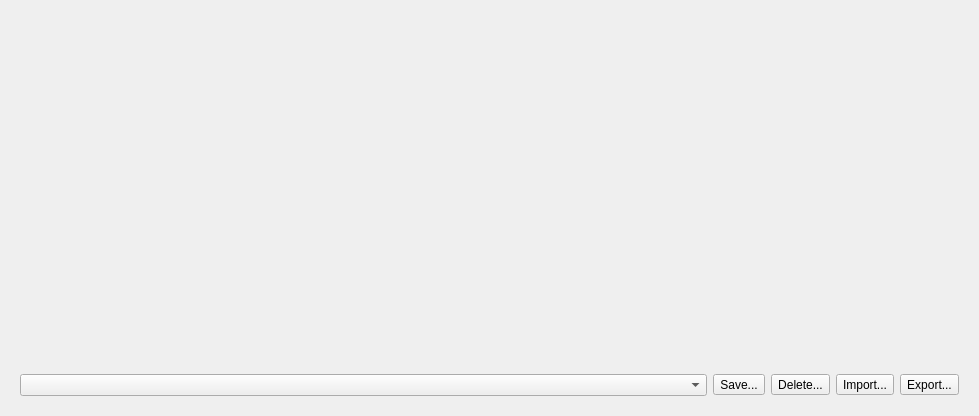
<?xml version="1.0" encoding="UTF-8"?>
<ui version="4.0">
 <class>swMinifigureDialog</class>
 <widget class="QWidget" name="swMinifigureDialog">
  <property name="whatsThis">
   <string>&lt;p&gt;&lt;b&gt;Minifigure&lt;/b&gt;&lt;/p&gt;&lt;p&gt;Build a minifigure by choosing its pieces, colors, and pose. The preview updates as you make changes. Choose Add to Model to insert the minifigure into the current model.&lt;/p&gt;&lt;p&gt;Templates let you reuse a configuration. Saved, deleted, and imported templates are kept as soon as you change them.&lt;/p&gt;</string>
  </property>
  <property name="geometry">
   <rect>
    <x>0</x>
    <y>0</y>
    <width>979</width>
    <height>416</height>
   </rect>
  </property>
  <property name="windowTitle">
   <string>Minifigure</string>
  </property>
  <layout class="QVBoxLayout" name="verticalLayout">
   <item>
    <widget class="QWidget" name="widget" native="true">
     <property name="whatsThis">
      <string>&lt;p&gt;&lt;b&gt;Minifigure Pieces&lt;/b&gt;&lt;/p&gt;&lt;p&gt;Each section has a piece selector and a color button. Some sections also have a rotation control in degrees. Choose None in a piece selector to omit that piece, the selector then shows the name of the section.&lt;/p&gt;</string>
     </property>
     <layout class="QGridLayout" name="MinifigLayout"/>
    </widget>
   </item>
   <item>
    <widget class="QWidget" name="TemplateGroup">
     <property name="whatsThis">
      <string>&lt;p&gt;&lt;b&gt;Templates&lt;/b&gt;&lt;/p&gt;&lt;p&gt;Load a saved configuration of pieces, colors, and angles, or save the current configuration under a name. Choosing another template replaces the current preview configuration.&lt;/p&gt;&lt;p&gt;Changes to the preview are not saved as a template until you use Save. Template operations are retained when the wizard closes, including after Cancel.&lt;/p&gt;</string>
     </property>
     <property name="sizePolicy">
      <sizepolicy hsizetype="Preferred" vsizetype="Fixed">
       <horstretch>0</horstretch>
       <verstretch>0</verstretch>
      </sizepolicy>
     </property>
     <layout class="QHBoxLayout" name="horizontalLayout_2">
      <item>
       <widget class="QComboBox" name="TemplateComboBox">
        <property name="toolTip">
         <string>Load a saved configuration of pieces, colors, and angles.</string>
        </property>
        <property name="accessibleName">
         <string>Minifigure Template</string>
        </property>
        <property name="sizePolicy">
         <sizepolicy hsizetype="Expanding" vsizetype="Fixed">
          <horstretch>0</horstretch>
          <verstretch>0</verstretch>
         </sizepolicy>
        </property>
       </widget>
      </item>
      <item>
       <widget class="QToolButton" name="TemplateSaveButton">
        <property name="toolTip">
         <string>Save the current minifigure configuration as a named template.</string>
        </property>
        <property name="whatsThis">
         <string>&lt;p&gt;&lt;b&gt;Save Template&lt;/b&gt;&lt;/p&gt;&lt;p&gt;Enter a name for the current pieces, colors, and pose. Reusing an existing name asks before replacing that template. The Default template cannot be overwritten.&lt;/p&gt;</string>
        </property>
        <property name="text">
         <string>Save...</string>
        </property>
       </widget>
      </item>
      <item>
       <widget class="QToolButton" name="TemplateDeleteButton">
        <property name="toolTip">
         <string>Delete the selected saved template.</string>
        </property>
        <property name="whatsThis">
         <string>&lt;p&gt;&lt;b&gt;Delete Template&lt;/b&gt;&lt;/p&gt;&lt;p&gt;Remove the selected named template after confirmation. This does not remove pieces from the preview or an existing model. The Default template cannot be deleted.&lt;/p&gt;</string>
        </property>
        <property name="text">
         <string>Delete...</string>
        </property>
       </widget>
      </item>
      <item>
       <widget class="QToolButton" name="TemplateImportButton">
        <property name="toolTip">
         <string>Add templates from a .minifig file.</string>
        </property>
        <property name="whatsThis">
         <string>&lt;p&gt;&lt;b&gt;Import Templates&lt;/b&gt;&lt;/p&gt;&lt;p&gt;Add saved configurations from a .minifig file to the template collection. Existing template names are kept when the imported file contains the same names.&lt;/p&gt;</string>
        </property>
        <property name="text">
         <string>Import...</string>
        </property>
       </widget>
      </item>
      <item>
       <widget class="QToolButton" name="TemplateExportButton">
        <property name="toolTip">
         <string>Save the entire template collection to a .minifig file.</string>
        </property>
        <property name="whatsThis">
         <string>&lt;p&gt;&lt;b&gt;Export Templates&lt;/b&gt;&lt;/p&gt;&lt;p&gt;Write all templates to a .minifig file for backup or sharing. Export includes the entire collection, not just the selected template.&lt;/p&gt;</string>
        </property>
        <property name="text">
         <string>Export...</string>
        </property>
       </widget>
      </item>
     </layout>
    </widget>
   </item>
  </layout>
 </widget>
 <tabstops>
  <tabstop>TemplateComboBox</tabstop>
  <tabstop>TemplateSaveButton</tabstop>
  <tabstop>TemplateDeleteButton</tabstop>
 </tabstops>
 <resources/>
 <connections/>
</ui>
